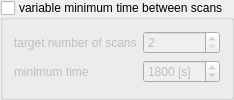
          <widget class="QGroupBox" name="groupBox_9">
           <property name="toolTip">
            <string>set variable minimum time between scans to this source</string>
           </property>
           <property name="statusTip">
            <string>set variable minimum time between scans to this source</string>
           </property>
           <property name="whatsThis">
            <string>&lt;html&gt;&lt;head/&gt;&lt;body&gt;&lt;p&gt;Variable minimum required time between two scans to the same source in seconds. &lt;/p&gt;&lt;p&gt;&lt;br/&gt;&lt;/p&gt;&lt;p&gt;The minimum required time is &lt;span style=&quot; font-weight:600;&quot;&gt;based on the target number of scans&lt;/span&gt;. The software first checks how many seconds the source is observable and then divides this time by the number of target scans and uses this value as the minimum required time between two scans to this source. &lt;/p&gt;&lt;p&gt;In any case there will be at least the amount of time between two scans to this source which is set in the &lt;span style=&quot; font-weight:600;&quot;&gt;minimum time&lt;/span&gt; field. &lt;/p&gt;&lt;p&gt;&lt;br/&gt;&lt;/p&gt;&lt;p&gt;&lt;span style=&quot; font-weight:600;&quot;&gt;Example:&lt;/span&gt;&lt;/p&gt;&lt;p&gt;target number of scans = 5&lt;/p&gt;&lt;p&gt;minimum time = 1800 seconds&lt;/p&gt;&lt;p&gt;visible time = 10000 seconds&lt;/p&gt;&lt;p&gt;=&amp;gt; minimum time between two scans is 2000 seconds&lt;/p&gt;&lt;p&gt;&lt;br/&gt;&lt;/p&gt;&lt;p&gt;target number of scans = 10&lt;/p&gt;&lt;p&gt;minimum time = 1800 seconds&lt;/p&gt;&lt;p&gt;visible time = 10000 seconds&lt;/p&gt;&lt;p&gt;=&amp;gt; minimum time between two scans is 1800 seconds &lt;/p&gt;&lt;/body&gt;&lt;/html&gt;</string>
           </property>
           <property name="title">
            <string>variable minimum time between scans</string>
           </property>
           <property name="checkable">
            <bool>true</bool>
           </property>
           <property name="checked">
            <bool>false</bool>
           </property>
           <layout class="QFormLayout" name="formLayout_3">
            <item row="0" column="0">
             <widget class="QLabel" name="label">
              <property name="text">
               <string>target number of scans</string>
              </property>
             </widget>
            </item>
            <item row="0" column="1">
             <widget class="QSpinBox" name="spinBox_evenlyDistScans">
              <property name="toolTip">
               <string>aimed number of scans to this source</string>
              </property>
              <property name="statusTip">
               <string>aimed number of scans to this source</string>
              </property>
              <property name="suffix">
               <string/>
              </property>
              <property name="minimum">
               <number>2</number>
              </property>
              <property name="maximum">
               <number>999</number>
              </property>
             </widget>
            </item>
            <item row="1" column="0">
             <widget class="QLabel" name="label_7">
              <property name="text">
               <string>minimum time </string>
              </property>
             </widget>
            </item>
            <item row="1" column="1">
             <widget class="QSpinBox" name="spinBox_variableRepeatMinTime">
              <property name="toolTip">
               <string>minimum time between scans</string>
              </property>
              <property name="statusTip">
               <string>minimum time between scans</string>
              </property>
              <property name="suffix">
               <string> [s]</string>
              </property>
              <property name="prefix">
               <string/>
              </property>
              <property name="maximum">
               <number>99999</number>
              </property>
              <property name="singleStep">
               <number>600</number>
              </property>
              <property name="value">
               <number>1800</number>
              </property>
             </widget>
            </item>
           </layout>
          </widget>
